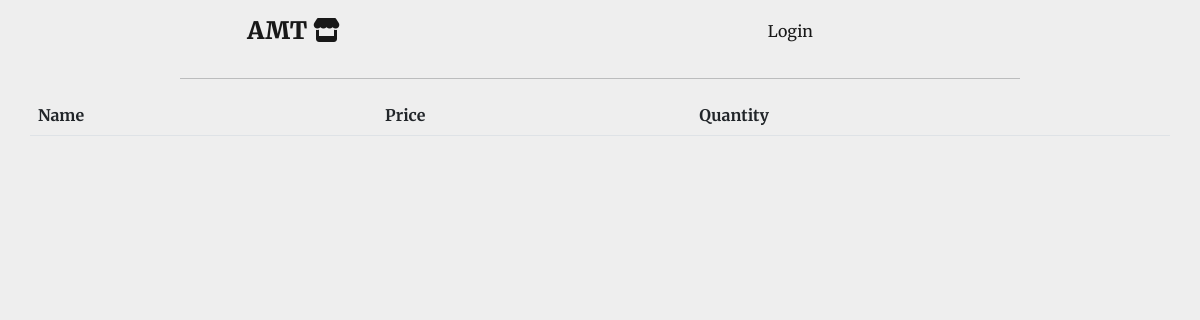
/sold_items/2022-05-21, run on an earlier commit of the app's database.
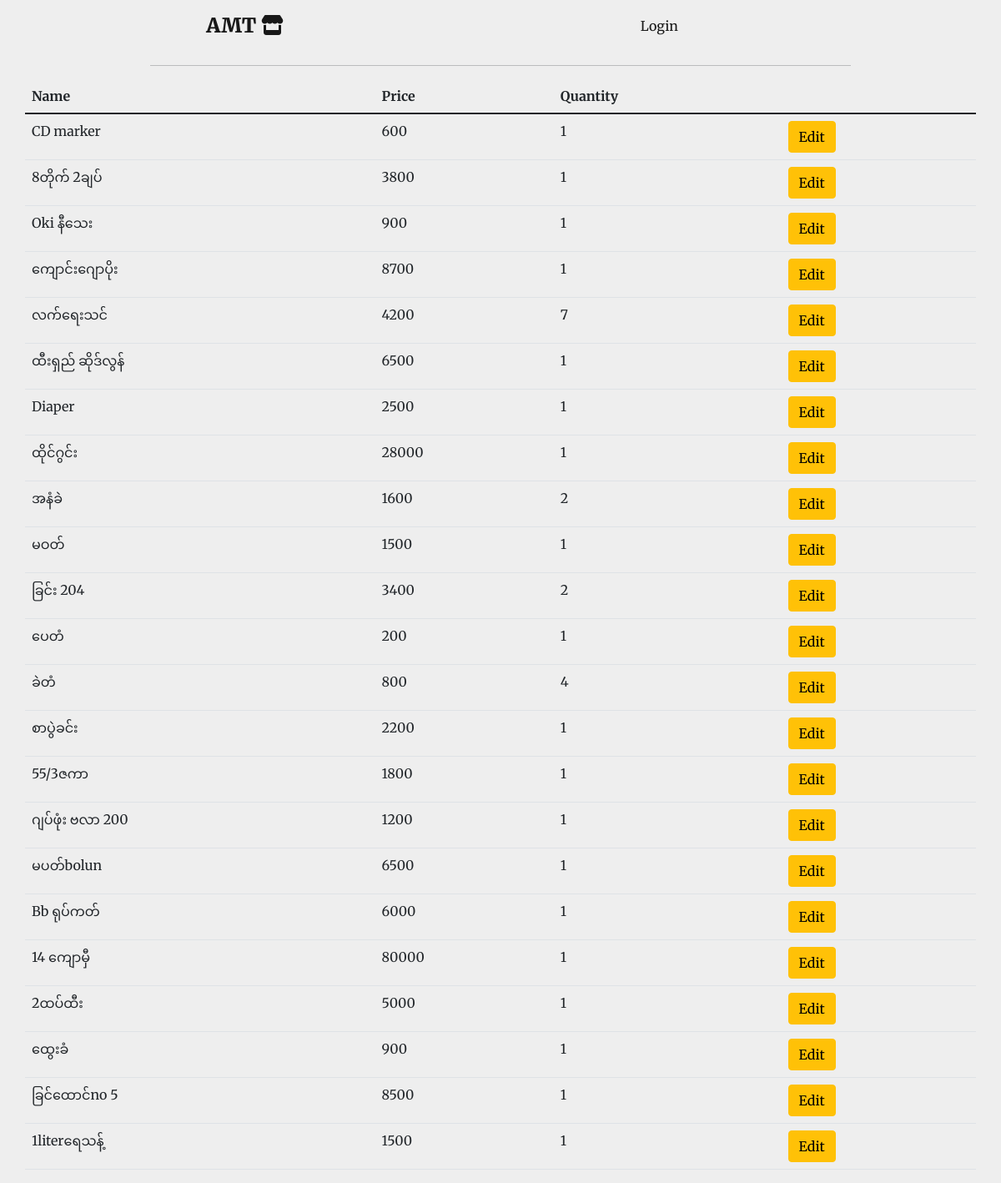
And on a later commit of the database.
### main.py (models this page shows)
class Sale(db.Model):
    id = db.Column(db.Integer, primary_key=True)
    name = db.Column(db.String(100), nullable=False, unique=False)
    purchased_price = db.Column(db.Float, nullable=False)
    price = db.Column(db.Float, nullable=False)
    total = db.Column(db.Float, nullable=False)
    quantity = db.Column(db.Float, nullable=False)
    date = db.Column(db.Date, nullable=False, unique=False)

### main.py (the view)
@app.route('/sold_items/<date>')
def sold_items(date):
    daily_sold_items = Sale.query.filter_by(date=date).all()
    return render_template('sold_items.html', items=daily_sold_items)

### templates/sold_items.html
{% include 'header.html' %}
<table class="table container">
    <thead>
    <tr>
        <th scope="col">Name</th>
        <th scope="col">Price</th>
        <th scope="col">Quantity</th>
    </tr>
    </thead>
    {% for item in items: %}
    <tr>
        <td>{{ item.name}}</td>
        <td>{% if item.price.is_integer() %}
            {{ item.price|int }}
            {% else %}
            {{ item.price }}
            {% endif %}
        </td>
        <td>{{ item.quantity|int }}</td>
        <td><a href="{{ url_for('edit_sold_items', item_id=item.id) }}" class="btn btn-warning">Edit</a></td>
    </tr>
    {% endfor %}
</table>
{% include 'footer.html' %}

What changed in the data, as far as the page shows it:
now on this page (row edited): Sale: name "CD marker", price "600", quantity "1"
added Sale: name "8တိုက် 2ချပ်", price "3800", quantity "1"
added Sale: name "Oki နီသေး", price "900", quantity "1"
added Sale: name "ကျောင်းဂျောပိုး", price "8700", quantity "1"
added Sale: name "လက်ရေးသင်", price "4200", quantity "7"
added Sale: name "ထီးရှည် ဆိုဒ်လွန်", price "6500", quantity "1"
added Sale: name "Diaper", price "2500", quantity "1"
added Sale: name "ထိုင်ဂွင်း", price "28000", quantity "1"
added Sale: name "အနံခဲ", price "1600", quantity "2"
added Sale: name "မဝတ်", price "1500", quantity "1"
added Sale: name "ခြင်း 204", price "3400", quantity "2"
added Sale: name "ပေတံ", price "200", quantity "1"
added Sale: name "ခဲတံ", price "800", quantity "4"
added Sale: name "စာပွဲခင်း", price "2200", quantity "1"
added Sale: name "55/3ဇကာ", price "1800", quantity "1"
added Sale: name "ဂျပ်ဖုံး ဗလာ 200", price "1200", quantity "1"
added Sale: name "မပတ်bolun", price "6500", quantity "1"
added Sale: name "Bb ရုပ်ကတ်", price "6000", quantity "1"
added Sale: name "14 ကျောမှီ", price "80000", quantity "1"
added Sale: name "2ထပ်ထီး", price "5000", quantity "1"
added Sale: name "ထွေးခံ", price "900", quantity "1"
added Sale: name "ခြင်ထောင်no 5", price "8500", quantity "1"
added Sale: name "1literရေသန့်", price "1500", quantity "1"
